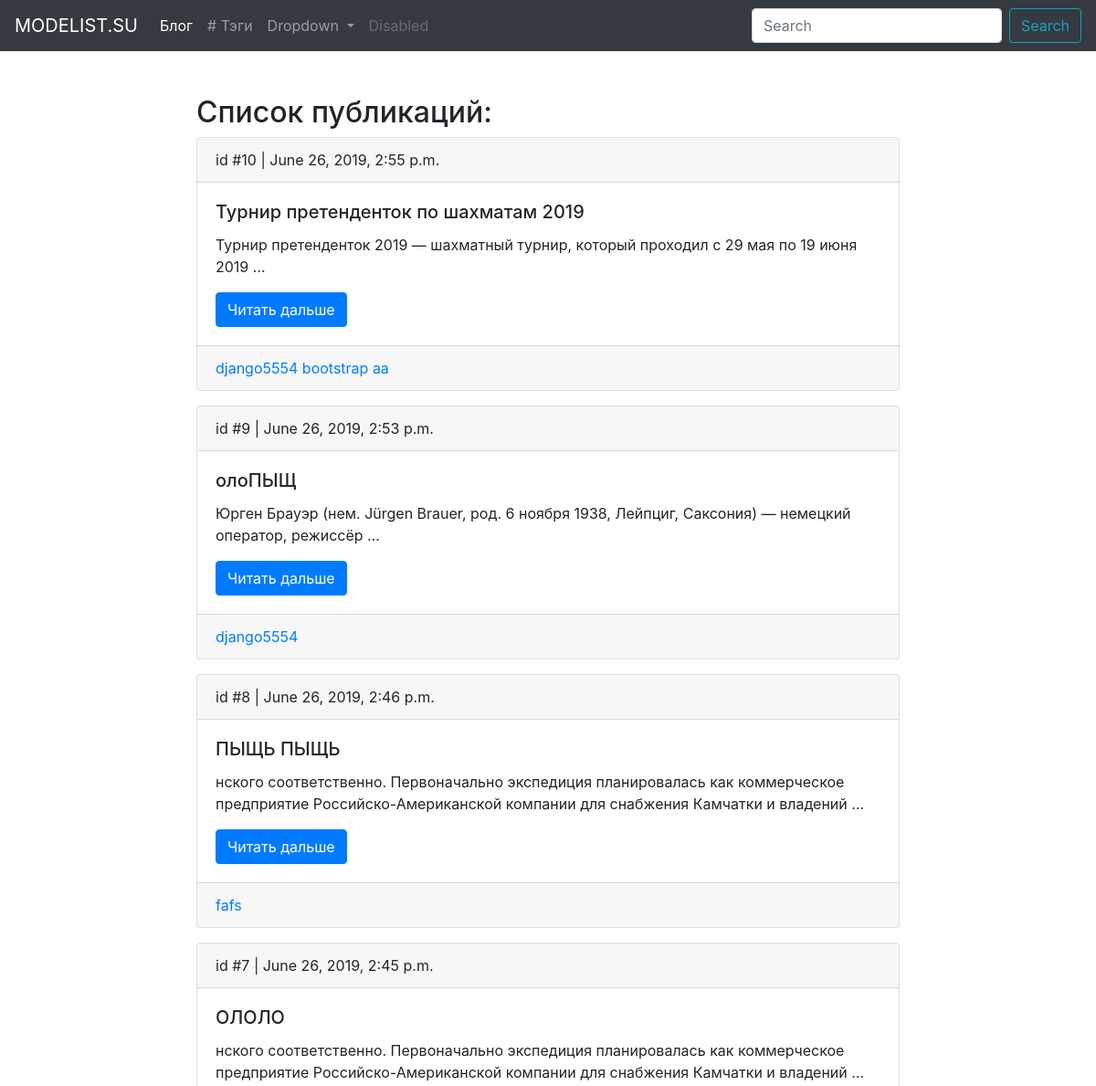
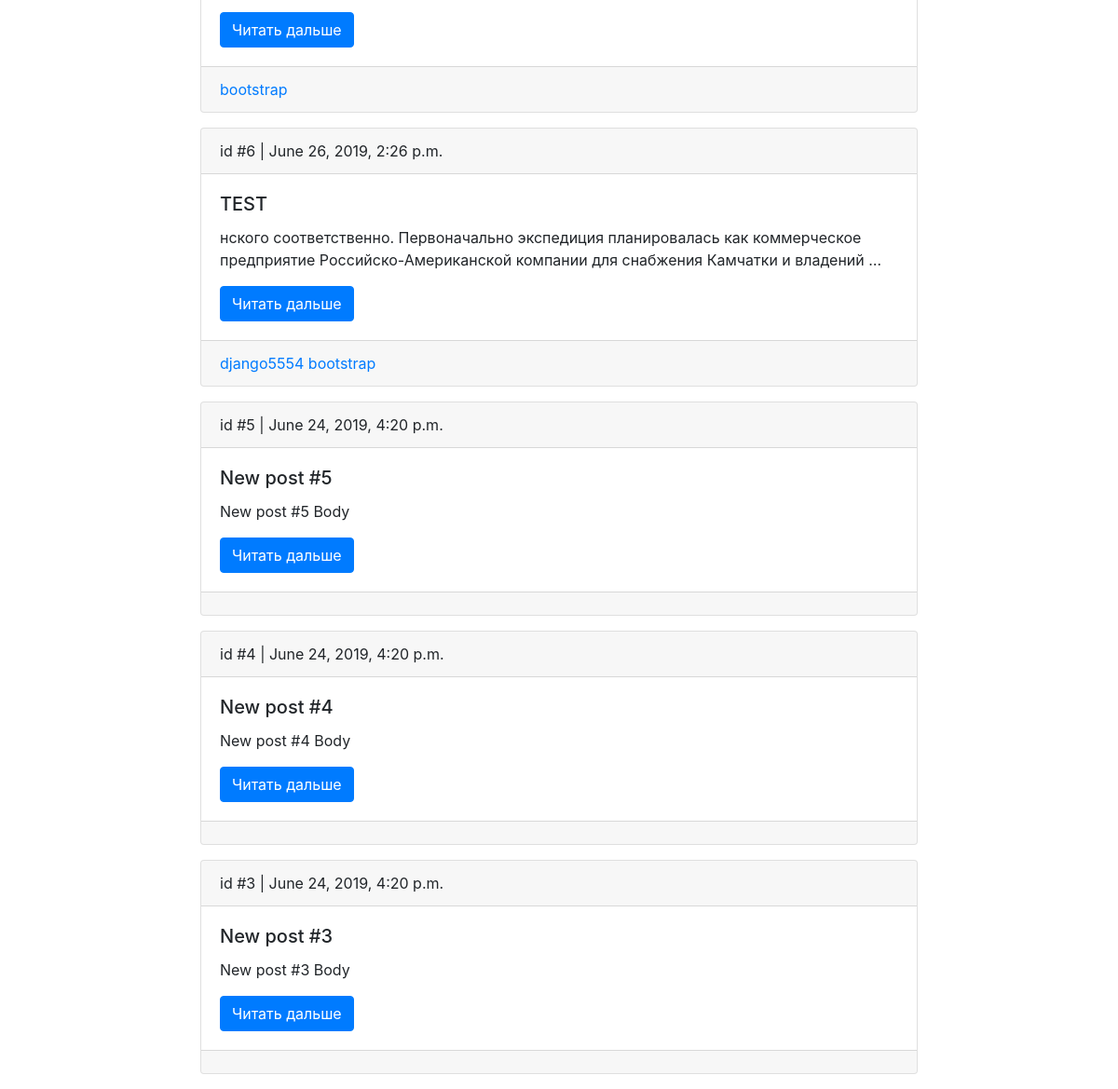
/blog/, run on an earlier commit of the app's database (2 pictures, top to bottom).
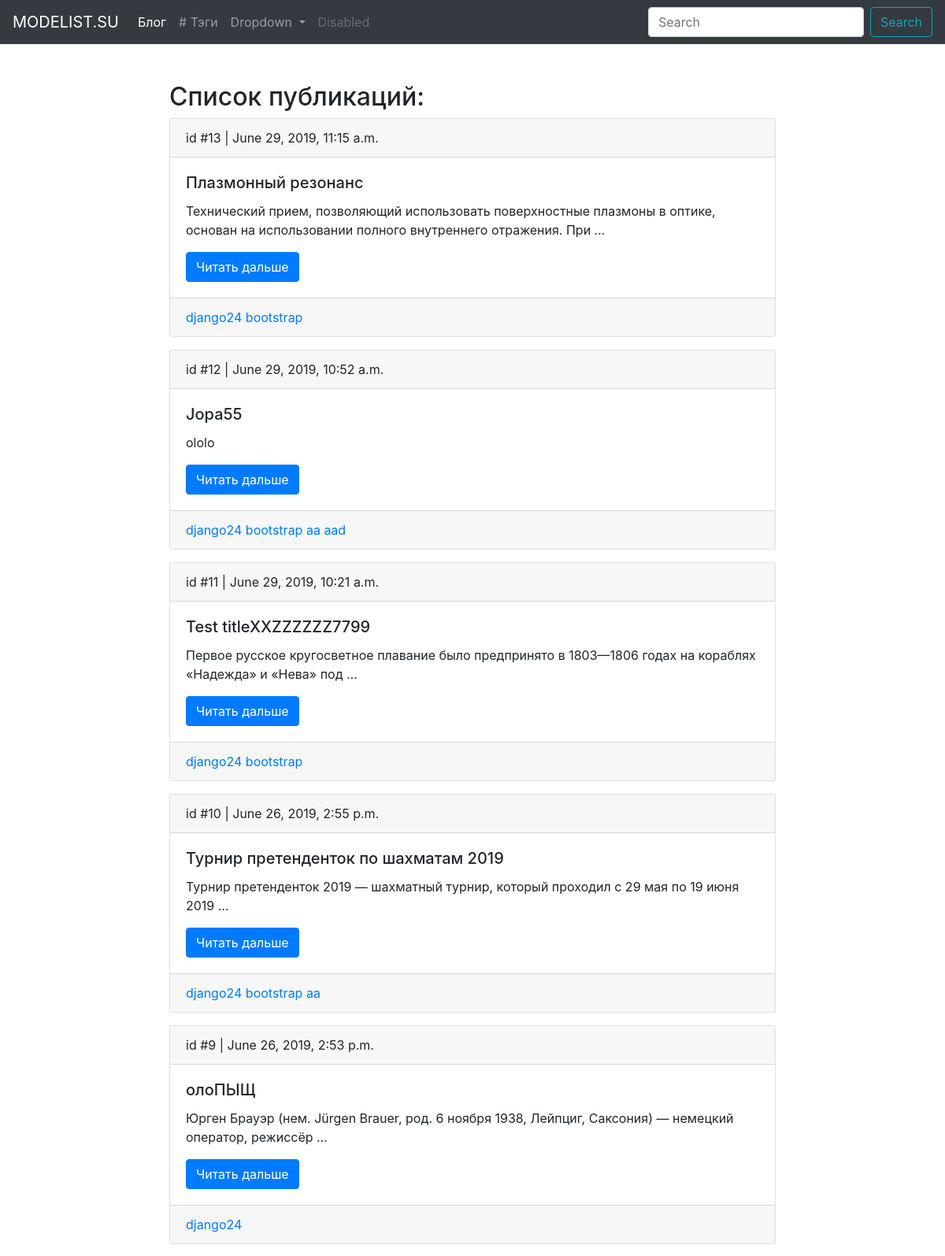
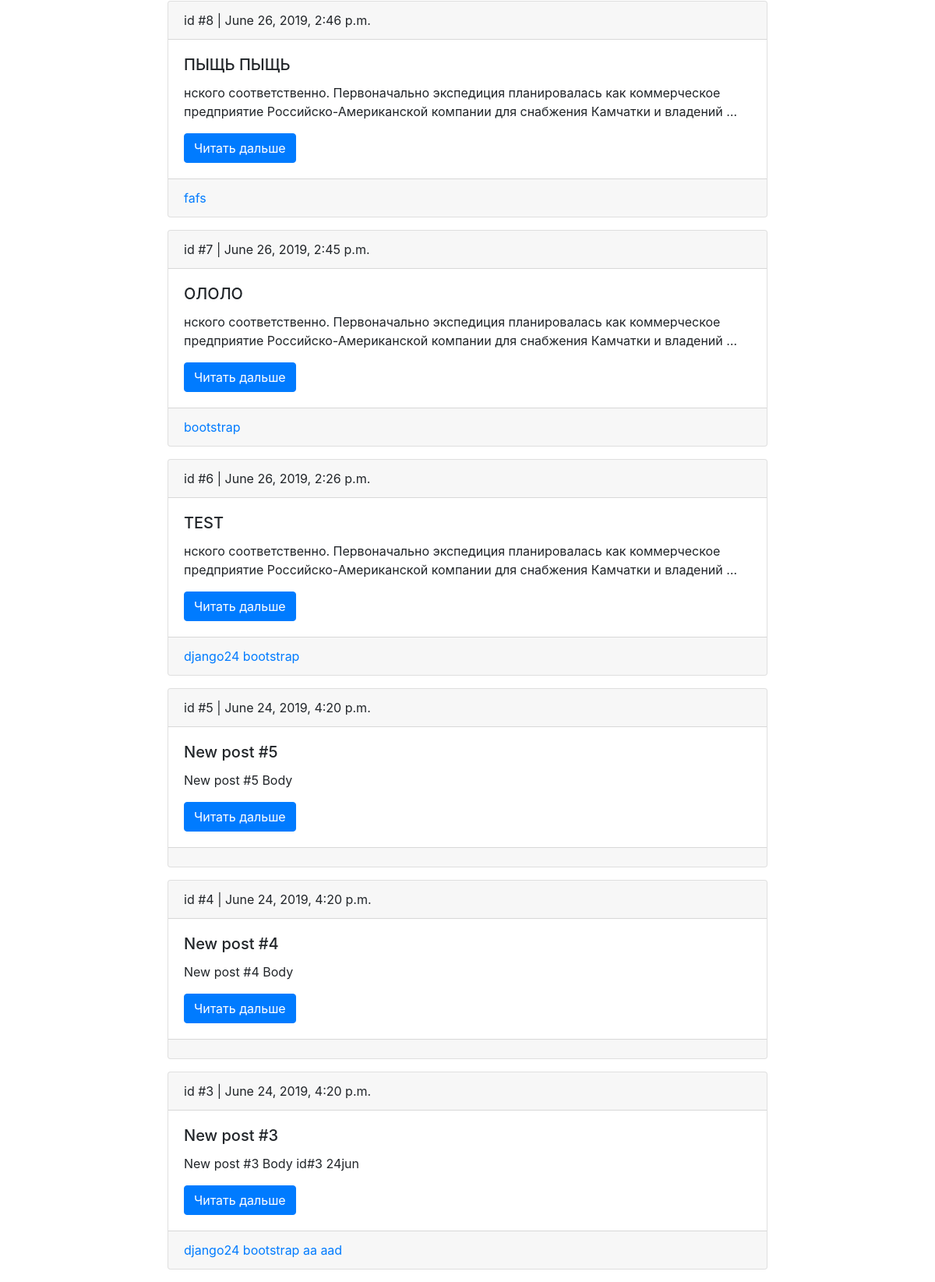
And on a later commit of the database (2 pictures, top to bottom).
### blog/models.py (models this page shows, shortened)
class Post(models.Model):
    title = models.CharField(max_length=150, db_index=True)
    slug = models.SlugField(max_length=150, unique=True, blank=True)
    body = models.TextField(blank=True, db_index=True)
    date_pub = models.DateTimeField(auto_now_add=True)
    tags = models.ManyToManyField('Tag', related_name='posts', blank=True)
    def get_absolute_url(self):
        return reverse('post_detail_url', kwargs={'slug': self.slug})

class Tag(models.Model):
    title = models.CharField(max_length=50)
    slug = models.SlugField(max_length=50, unique=True)
    def get_absolute_url(self):
        return reverse('tag_detail_url', kwargs={'slug': self.slug})

### blog/views.py (the view)
# urls.py: path('', post_list, name='post_list_url'),
def post_list(request):
    posts = Post.objects.all()
    return render(request, 'blog/post_list.html', context={'title': 'Последние записи', 'posts': posts})

### blog/templates/blog/post_list.html (shortened to what this page needs)
{% extends 'blog/blog_main.html' %}
{% block content %}
    <h2>Список публикаций:</h2>
    {% for post in posts reversed %}
       {% include 'blog/includes/post_card_template.html' %}
    {% endfor %}
{% endblock %}

### blog/templates/blog/includes/post_card_template.html
 <div class="card mb-3">
    <div class="card-header">
        id #{{ post.id }} | {{ post.date_pub }}
    </div>
    <div class="card-body">
        <h5 class="card-title">{{ post.title }}</h5>
        <p class="card-text">{{ post.body|truncatewords:15 }}</p>
        <a href="{{ post.get_absolute_url }}" class="btn btn-primary">Читать дальше</a>
    </div>
    <div class="card-footer text-muted">
        {% for tag in post.tags.all %}
            <a href="{{ tag.get_absolute_url }}">{{ tag.title }}</a>
        {% endfor %}
    </div>
</div>

What changed in the data, as far as the page shows it:
added Post: id "13", date_pub "June 29, 2019, 11:15 a.m.", title "Плазмонный резонанс", body "Технический прием, позволяющий использовать поверхностные плазмоны в оптике, основан на использовании полного внутреннего отражения. При …", Tag (title "django24"), Tag (title "bootstrap")
changed Tag: title "django5554" → "django24"
added Post: id "12", date_pub "June 29, 2019, 10:52 a.m.", title "Jopa55", body "ololo", Tag (title "django24"), Tag (title "bootstrap"), Tag (title "aa")
now on this page (row unchanged): Tag: title "aad"
added Post: id "11", date_pub "June 29, 2019, 10:21 a.m.", title "Test titleXXZZZZZZ7799", body "Первое русское кругосветное плавание было предпринято в 1803—1806 годах на кораблях «Надежда» и «Нева» под …", Tag (title "django24"), Tag (title "bootstrap")
changed Post "New post #3": body "New post #3 Body" → "New post #3 Body id#3 24jun"; gains Tag (title "django24"); gains Tag (title "bootstrap"); gains Tag (title "aa")
